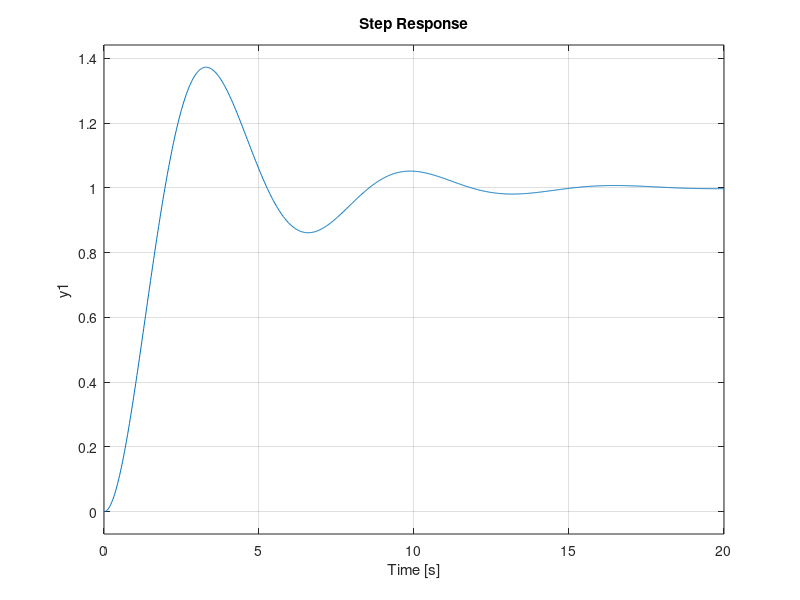

This chart was generated by the following MATLAB code:
pkg load control

p = tf('p');

sys = 1/(p^2+0.6*p+1)

Tend = 20;
NbPoints = 1000;
t = linspace(0, Tend, NbPoints);

step(sys, t);

input = 1/p;


output = input * sys

outputNumer = get(output, 'num'){1}
outputDenom =  get(output, 'den'){1}

[R, P, K, E] = residue(outputNumer, outputDenom)


y = zeros(size(t));
for i=1:length(R)
  y = y + R(i) * t.^(E(i)-1)/factorial(E(i)-1) .* exp(t*P(i));
endfor

hold on;
